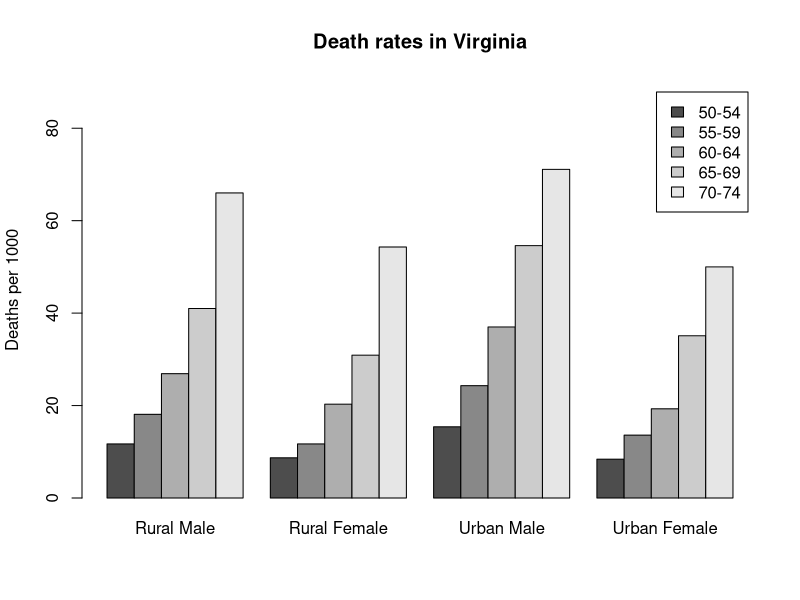
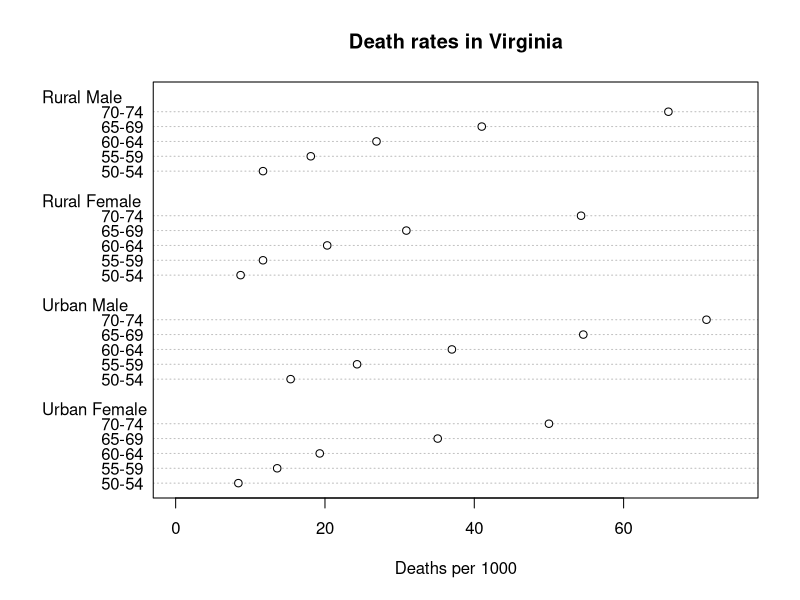
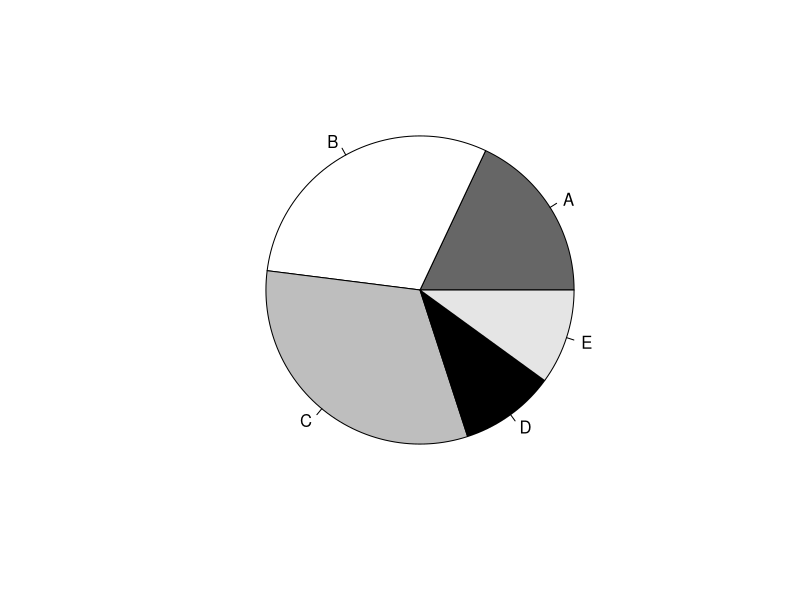
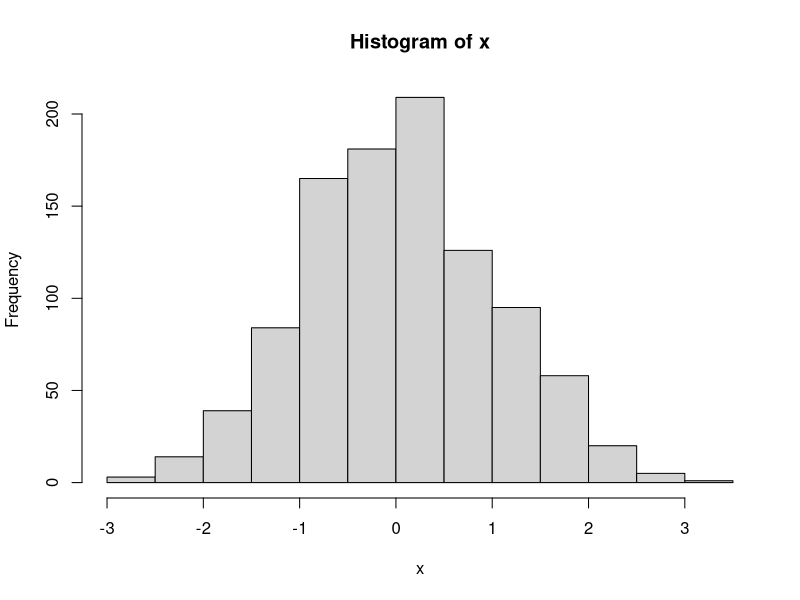
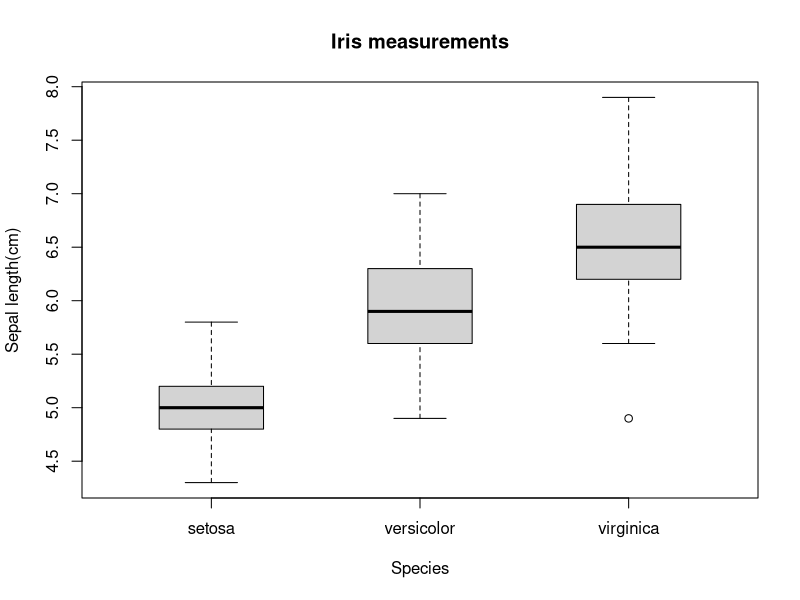
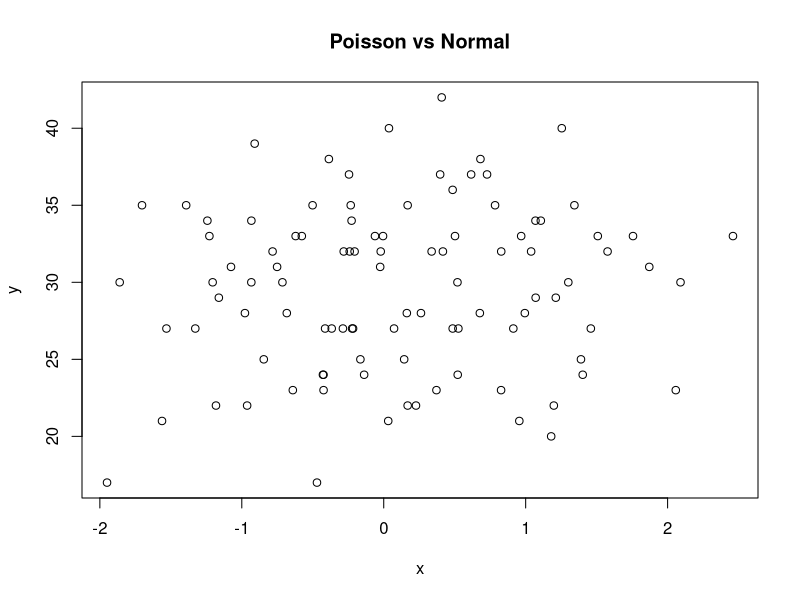
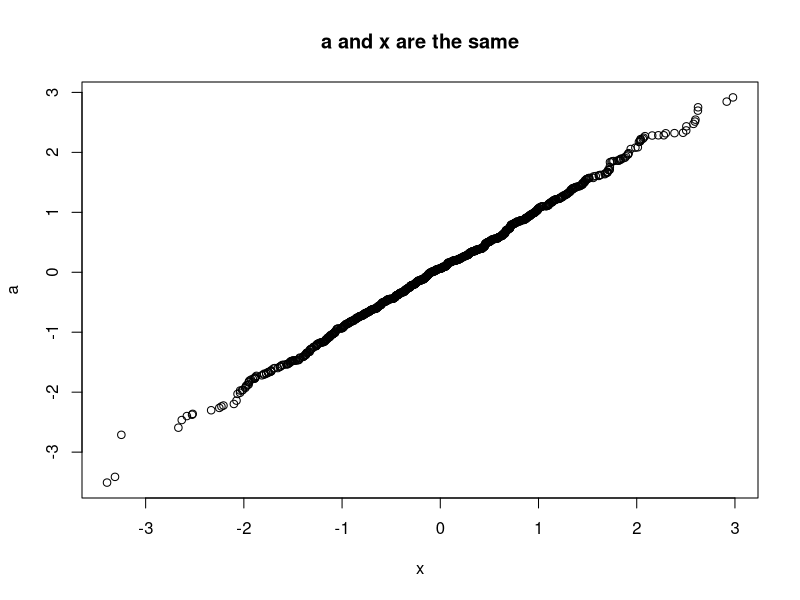

Write R code to recreate these figures, in order.
## ---- chunk 1
1:20
## ---- chunk 2
x=1:11
mean(x)
var(x)
sum(x)
## ---- chunk 3
x=c(0,7,8)
number5to20=5:20
c(x,number5to20)
## ---- chunk 4
number5to20[1]
number5to20[-2]
number5to20[-(3:10)]
number5to20[c(0,3:6)]
## ---- chunk 5
number5to20*3
number5to20%%2:3 #第一個除2，第二個除3，類推
## ---- chunk 6
seq(1,21,by=2)
rep(3,12) #repeat the value 3,12times
rep(seq(2,20,by=2),2) #repeat the pattern 2 4 ..20, twice
rep(c(1,4),c(3,2)) #repeat 1,three times and 4, twice
rep(c(1,4),each=3) #repeat each value three times
rep(seq(2,20,2),rep(2,10)) #repeat each value twice
## ---- chunk 7
m=matrix(1:6,nrow=2,ncol=3) #先塞行
m
## ---- chunk 8
a=array(1:24,c(3,4,2))
a
## ---- chunk 9
color=c('red','yellow','blue')
number=c(1,2,3)
color.number=data.frame(color,number,more.number=c(4,5,6))
color.number
## ---- chunk 10
VADeaths
barplot(VADeaths,beside=TRUE,legend=TRUE,ylim=c(0,90),
        ylab='Deaths per 1000',
        main='Death rates in Virginia')
dotchart(VADeaths,xlim=c(0,75),
         xlab='Deaths per 1000',
         main='Death rates in Virginia')
## ---- chunk 11
groupsizes=c(18,30,32,10,10)
labels=c('A','B','C','D','E')
pie(groupsizes,labels,col=c('grey40','white','grey','black','grey90'))
## ---- chunk 12
x=rnorm(1000)
hist(x)
## ---- chunk 13
boxplot(Sepal.Length~Species,data=iris,ylab='Sepal length(cm)',main='Iris measurements',boxwex=0.5)
## ---- chunk 14
x=rnorm(100)
y=rpois(100,30)
plot(x,y,main='Poisson vs Normal')
## ---- chunk 15
x=rnorm(1000)
a=rnorm(1000)
qqplot(x,a,main='a and x are the same')
## ---- chunk 16
runif(10,min=1,max=5)
## ---- chunk 17
set.seed(32789)
runif(5)
## ---- chunk 18
dbinom(x=4,size=6,prob=0.4)
## ---- chunk 19
pbinom(4,6,0.5)
## ---- chunk 20
qbinom(0.89,6,0.5)
## ---- chunk 21
rbinom(24,15,0.1)
## ---- chunk 22
dpois(x=3,lambda=0.5)
rpois(10,3.7)
## ---- chunk 23
pexp(1,3)
rexp(10,3)
## ---- chunk 24
qnorm(0.95,mean=2.7,sd=3.3)
rnorm(10,2.7,3.3)
## ---- chunk 25
u=runif(100000)
mean(u^4)
## ---- chunk 26
u=runif(10000,min=2,max=5)
mean(sin(u)*(5-2))
## ---- chunk 27
u=runif(10000,min=1,max=7)
y=runif(10000,min=3,max=9)
mean(sin(u-y))*42
